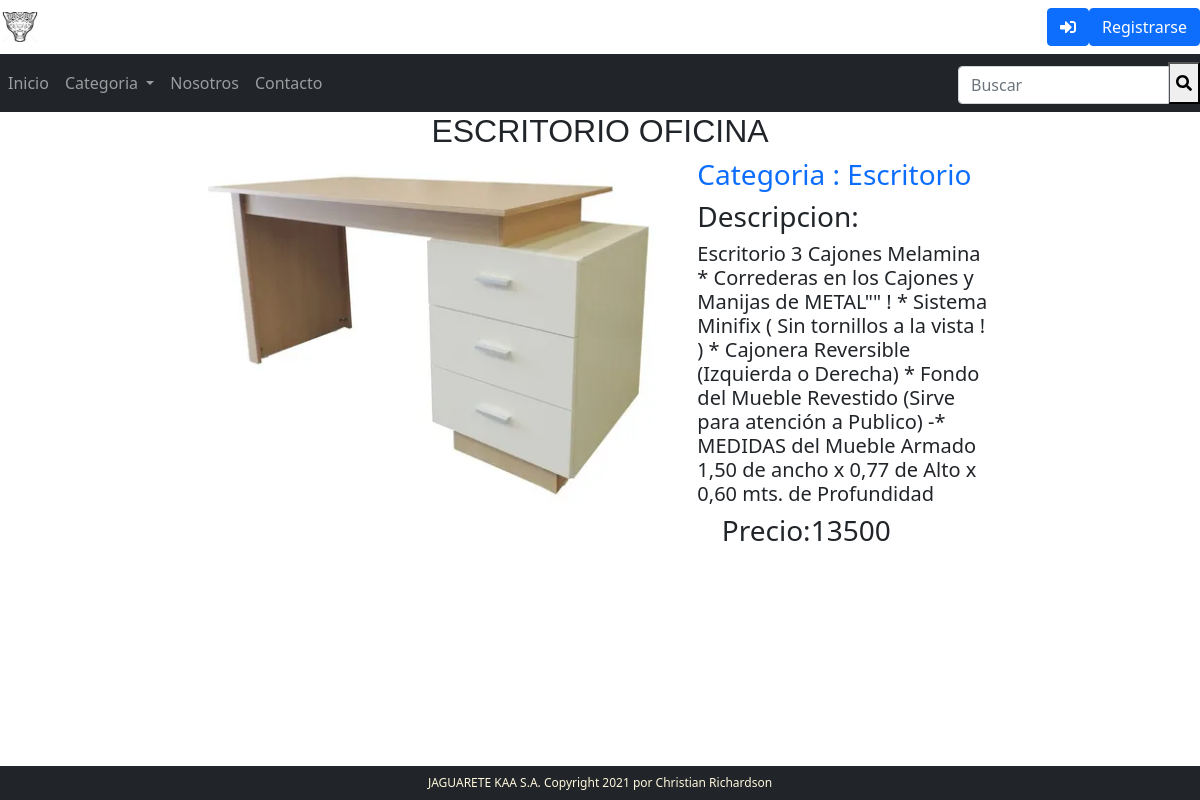
/17, run on the app's committed database.
### market/models.py (models this page shows, shortened)
class Producto(models.Model):
    titulo = models.CharField(max_length=128, null=False)
    imagen = models.FileField(upload_to='imagenes/', null=False)
    descripcion = models.CharField(max_length = 2000, null=False)
    precio = models.IntegerField()
    categoria = models.ForeignKey(Categoria, on_delete=models.CASCADE, related_name="categoria_producto")

class Categoria(models.Model):
    categoria = models.CharField(max_length=64, null=False)
    def __str__(self):
        return f"{self.categoria}"

### market/views.py (the view)
# urls.py: path('<int:producto_id>', views.producto, name="producto"),
def producto(request, producto_id):
    un_producto = get_object_or_404(Producto, id=producto_id)
    form_agregar_producto = FormAgregarProducto()
    return render(request, "market/producto.html", {
        "producto" : un_producto,
        "form_agregar_producto": form_agregar_producto
    })

### market/forms.py
class FormAgregarProducto(forms.Form):
    cantidad = forms.IntegerField()

### market/context_processors.py (called while the page is built)
def list_categorias(request):
    lista_categorias = Categoria.objects.all()
    return {
        'categorias': lista_categorias
    }

### market/templates/market/producto.html (shortened to what this page needs)
{% extends "market/layout.html" %}
{% block body %}
    <div class="panel panel-default col-md-10 offset-md-1">
        <div class="panel-heading"><h2>{{ producto.titulo }}</h2></div>
        <div class="row">
            <div class=" float-left col-md-6 offset-md-1" ><img class="img-fluid" src="{{ media_url  }}{{ producto.imagen.url }}" alt="{{ producto.imagen.name }}" /></div>
            <div class="row float-rigth col-md-4">
                <div class="col-md-12 text-primary"><h3>Categoria : {{ producto.categoria }}</h3></div>
                <div class="col-md-12"><h3>Descripcion:</h3>
                    <h5 id="descripcion">{{ producto.descripcion }}</h5>
                </div>
                <div class="row">
                    <div class="float-left col-md-6 offset-md-1"><h3> Precio:{{ producto.precio }}</h3></p></div>
                    <div class="float-rigth col-md-4">
                    </div>
                </div>
            </div>
        </div>
    </div>
{% endblock %}

### market/static/estilos.css (style rules this page uses)
h2 { font-family: sans-serif; text-transform: uppercase; font-weight: bolder; text-align: center; margin: auto; margin-top: 50px; }

### data on the page
Producto: titulo "ESCRITORIO OFICINA", imagen (picture), categoria "Escritorio", descripcion "Escritorio 3 Cajones Melamina * Correderas en los Cajones y Manijas de METAL\"\" ! * Sistema Minifix ( Sin tornillos a la vista ! ) * Cajonera Reversible (Izquierda o Derecha) * Fondo del Mueble Revestido (Sirve para atención a Publico) -* MEDIDAS del Mueble Armado 1,50 de ancho x 0,77 de Alto x 0,60 mts. de Profundidad", precio "13500"
